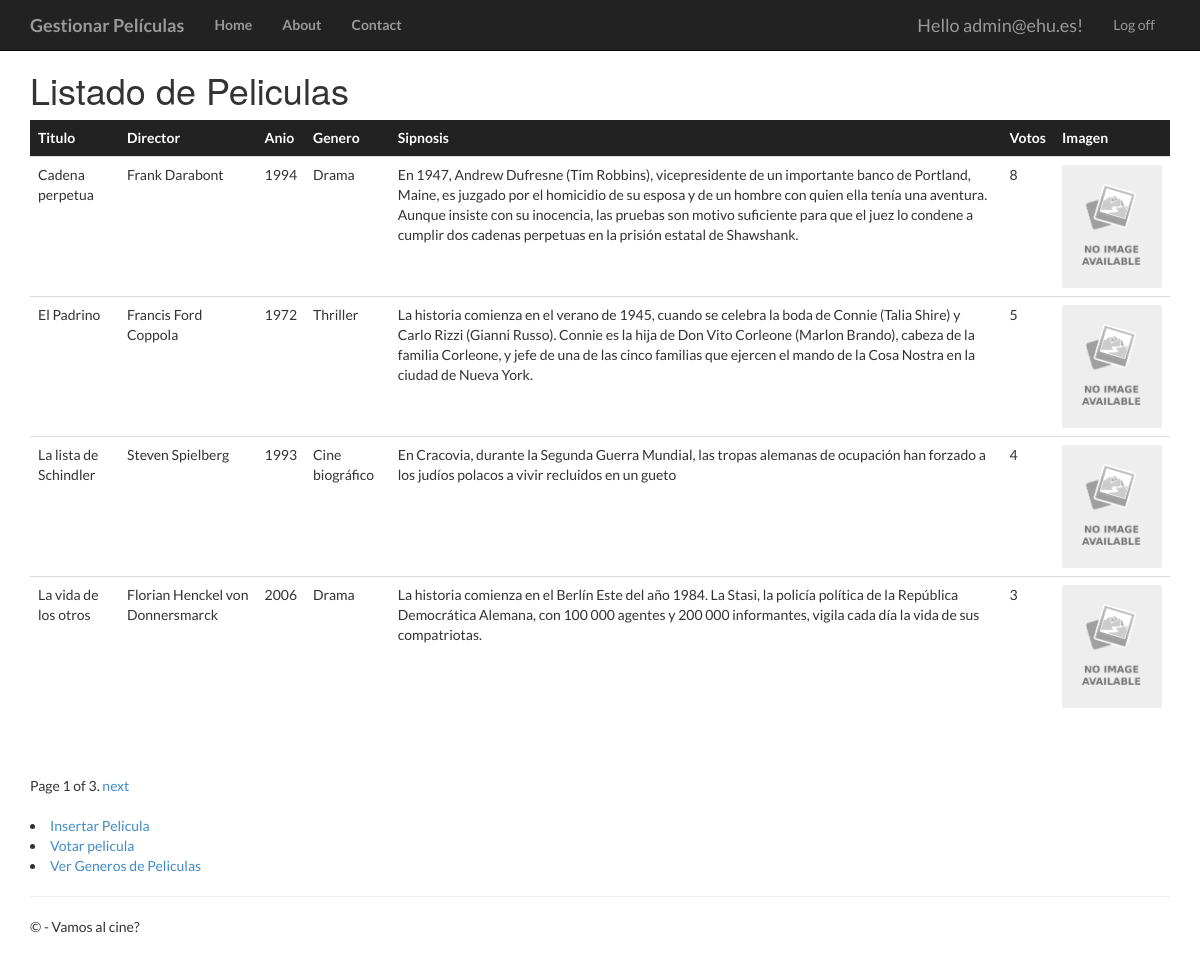
The page /peliculas/ (signed in) on the database its author committed.
### app/models.py (models this page shows, shortened)
class Pelicula(models.Model):
	titulo = models.CharField(max_length=100)
	direccion = models.CharField(max_length=60)
	anio = models.IntegerField(validators=[MaxValueValidator(99999999999)])
	genero = models.CharField(max_length=60)
	sinopsis = models.CharField(max_length=700)
	votos = models.IntegerField(validators=[MaxValueValidator(99999999999)])
	imagen = models.ImageField(null=True, blank=True, upload_to="images/")

### app/views.py (the view)
# urls.py: path('peliculas/', views.peliculas, name='peliculas'),
def peliculas(request):
	if not request.user.is_authenticated:
		return HttpResponseRedirect('/login')
	else:
		film_lista = Pelicula.objects.all().order_by('-votos')
		paginator = Paginator(film_lista, 4) #Se indica que se mostraran 4 peliculas por pagina
		page = request.GET.get('page')
		try:
			pelis = paginator.page(page)
		except PageNotAnInteger:
			pelis = paginator.page(1)
		except EmptyPage:
			pelis = paginator.page(paginator.num_pages)
		return render(request, 'app/peliculas.html', {'pelis': pelis})

### app/templates/app/peliculas.html (shortened to what this page needs)
{% extends "app/layout.html"%}
{% block content %}
<h1>Listado de Peliculas</h1>
<table class="table table-hover">
	<thead class="thead-dark">
	<tr>
		<td>Titulo</td>
		<td>Director</td>
		<td>Anio</td>
		<td>Genero</td>
		<td>Sipnosis</td>
		<td>Votos</td>
		<td>Imagen</td>
	</tr>
	</thead>
	<tbody>
	{% for filma in pelis %}
	<tr>
		<td>{{ filma.titulo }}</td>
		<td>{{ filma.direccion }}</td>
		<td>{{ filma.anio }}</td>
		<td>{{ filma.genero }}</td>
		<td>{{ filma.sinopsis }}</td>
		<td>{{ filma.votos }}</td>
		{% if filma.imagen %}
		<td><img src="{{ filma.imagen.url }}" width="100"/></td>
		{% else %}
		<td><img src="/media/images/no-image.png" width="100"/></td>
		{% endif %}
	</tr>
	{% endfor %}
	</tbody>
</table>
<br />
{% if pelis.has_other_pages %}
<div class="pagination">
	<span class="step-links">
		<span class="current">
			Page {{ pelis.number }} of {{ pelis.paginator.num_pages }}.
		</span>
		{% if pelis.has_next %}
		<a href="?page={{ pelis.next_page_number }}">next</a>
		{% endif %}
	</span>
</div>
<br />
{% endif %}
{% if request.user.is_superuser %}
<li><a href="{% url 'new_pelicula' %}">Insertar Pelicula</a></li>
{% endif %}
<li><a href="{% url 'voto' %}">Votar pelicula</a></li>
<li><a href="{% url 'generos' %}">Ver Generos de Peliculas</a></li>
{% endblock %}

### app/templates/app/loginpartial.html (shortened to what this page needs)
{% if user.is_authenticated %}
<form id="logoutForm" action="/logout/" method="post" class="navbar-right">
    <ul class="nav navbar-nav navbar-right">
        <li><span class="navbar-brand">Hello {{ user.username }}!</span></li>
        <li><a href="javascript:document.getElementById('logoutForm').submit()">Log off</a></li>
    </ul>
</form>
{% else %}
<ul class="nav navbar-nav navbar-right">
    <li><a href="{% url 'registro' %}">Registro</a></li>
    <li><a href="{% url 'login' %}">Login</a></li>
</ul>
{% endif %}

### app/static/app/content/site.css (style rules this page uses)
* { font-family: 'Lato', sans-serif; }
body { padding-top: 50px; padding-bottom: 20px; }
.thead-dark { color: #fff; font-weight: bold; background-color: #222; }

### rows shown on the page
Pelicula: titulo "Cadena perpetua", direccion "Frank Darabont", anio "1994", genero "Drama", sinopsis "En 1947, Andrew Dufresne (Tim Robbins), vicepresidente de un importante banco de Portland, Maine, es juzgado por el homicidio de su esposa y de un hombre con quien ella tenía una aventura. Aunque insiste con su inocencia, las pruebas son motivo suficiente para que el juez lo condene a cumplir dos cadenas perpetuas en la prisión estatal de Shawshank.", votos "8"
Pelicula: titulo "El Padrino", direccion "Francis Ford Coppola", anio "1972", genero "Thriller", sinopsis "La historia comienza en el verano de 1945, cuando se celebra la boda de Connie (Talia Shire) y Carlo Rizzi (Gianni Russo). Connie es la hija de Don Vito Corleone (Marlon Brando), cabeza de la familia Corleone, y jefe de una de las cinco familias que ejercen el mando de la Cosa Nostra en la ciudad de Nueva York.", votos "5"
Pelicula: titulo "La lista de Schindler", direccion "Steven Spielberg", anio "1993", genero "Cine biográfico", sinopsis "En Cracovia, durante la Segunda Guerra Mundial, las tropas alemanas de ocupación han forzado a los judíos polacos a vivir recluidos en un gueto", votos "4"
Pelicula: titulo "La vida de los otros", direccion "Florian Henckel von Donnersmarck", anio "2006", genero "Drama", sinopsis "La historia comienza en el Berlín Este del año 1984. La Stasi, la policía política de la República Democrática Alemana, con 100 000 agentes y 200 000 informantes, vigila cada día la vida de sus compatriotas.", votos "3"

### other values the page prints
{{ user.username }} "admin@ehu.es"
{{ pelis.number }} "1"
{{ pelis.paginator.num_pages }} "3"
